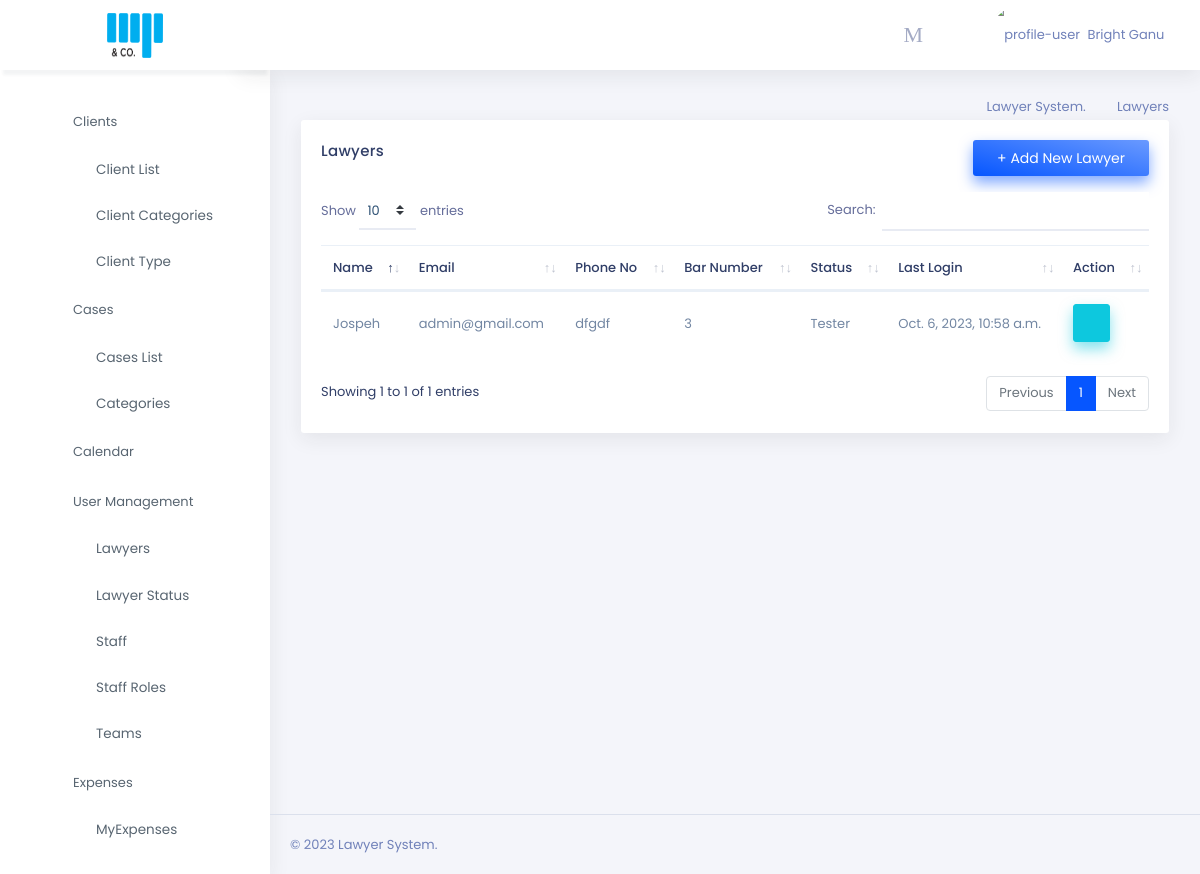
/accounts/lawyers/lawyer-list (signed in), run on the app's committed database.
### lawyers/models.py (models this page shows, shortened)
class User(AbstractUser):
    avatar = models.ImageField(
        upload_to="avatars/", null=True, blank=True)
    phone = models.CharField(default="", max_length=50)
    team=models.ForeignKey('lawyers.Team',null=True, on_delete=models.SET_NULL) #added team: 13.04.2021
    is_lawyer = models.BooleanField(default=False)

class Lawyer(models.Model):
    user = models.OneToOneField("User", on_delete=models.CASCADE)
    bar_number = models.IntegerField(unique=True)
    lawyer_status = models.ForeignKey(
        LawyerStatus, null=True, on_delete=models.SET_NULL)
    per_hour_charge = models.FloatField(null=True, blank=True)
    class Meta:
        verbose_name = 'Lawyer'
        verbose_name_plural = 'Lawyers'
        ordering = ['user']

class LawyerStatus(models.Model):
    title=models.CharField(max_length=250)
    def __str__(self):
        return self.title

### accounts/views.py (the view)
# urls.py: path("accounts/lawyers/lawyer-list", lawyer_list, name="lawyer_list"),
@login_required
def lawyer_list(request):
    lawyers = Lawyer.objects.all()
    user_form = UserForm(request.POST or None)
    lawyer_form = LawyerForm(request.POST or None)
    context = {
        'lawyers': lawyers,
        'lawyer_form': lawyer_form,
        'user_form': user_form
    }
    return render(request, 'accounts/lawyers.html', context)

### accounts/forms.py (shortened to what this page needs)
class LawyerForm(forms.ModelForm):
    class Meta:
        model = Lawyer
        fields = ("bar_number", "lawyer_status", "per_hour_charge",)

class UserForm(forms.ModelForm):
    password1 = forms.CharField(
        label='Password', widget=forms.PasswordInput
    )
    password2 = forms.CharField(
        label='Confirm password', widget=forms.PasswordInput)
    email = forms.EmailField()
    team = forms.ModelChoiceField(widget=forms.Select(attrs={'id': 'e3', 'class': 'form-control', }),
                                               queryset=Team.objects.all(),required=False)
    phone=forms.CharField(required=True, help_text="+233***********")
    class Meta:
        model = User
        fields = ('username', 'email', 'first_name',
                  'last_name', "phone" ,'team')

### accounts/templatetags/auth_extras.py (called while the page is built)
@register.filter(name='has_group')
def has_group(user, group_name):
    group = Group.objects.get(name=group_name)
    return True if group in user.groups.all() else False

### cases/context_processors.py (called while the page is built)
def get_lawyer(user):
    try:
        qs=Lawyer.objects.get(user=user)
        return qs
    except :
        return None

### lawyers/models.py (called while the page is built)
    def __str__(self):
        return self.name

### accounts/templates/accounts/lawyers.html (shortened to what this page needs)
{% extends 'base.html' %}
{% load static %}
{% load crispy_forms_tags %}
{% block content %}
<div class="page-content">
    <div class="container-fluid">
        <div class="row">
            <div class="col-sm-12">
                <div class="page-title-box">
                    <div class="float-right">
                        <ol class="breadcrumb">
                            <li class="breadcrumb-item"><a href="javascript:void(0);">Lawyer System. </a></li>
                            <li class="breadcrumb-item"><a href="{% url 'accounts:lawyer_list' %}">Lawyers</a></li>
                        </ol>
                    </div>
                </div>
            </div>
        </div>
        <div class="row">
            <div class="col-12">
                <div class="card">
                    <div class="card-body">
                        <button class="btn btn-gradient-primary px-4 btn-rounded float-right mt-0 mb-3"
                            data-toggle="modal" data-animation="bounce" data-target=".bs-example-modal-lg">+ Add
                            New Lawyer</button>
                        <h4 class="header-title mt-0">Lawyers</h4>
                        <div class="table-responsive dash-social">
                            <table id="datatable" class="table">
                                <thead>
                                    <tr>
                                        <th>Name</th>
                                        <th>Email</th>
                                        <th>Phone No</th>
                                        <th>Bar Number</th>
                                        <th>Status</th>
                                        <th>Last Login</th>
                                        <th>Action</th>
                                    </tr>
                                </thead>
                                {% include 'accounts/snippets/list.html' with lawyers=lawyers %}
                            </table>
                        </div>
                    </div>
                </div>
            </div>
        </div>
    </div>
    {% endblock content %}

### templates/header.html (shortened to what this page needs)
{% load static %}
{% load auth_extras %}
{% load notification_tags %}
<body id='body'>
    <div class="topbar">
        <div class="topbar-left">
            {% if request.user|has_group:"Accounts" %}
            <a href="{% url 'account_dash' %}" class="logo">
                <span>
                    <img src="{% static './assets/images/logo.png' %}" alt="logo-small"
                        style="width: 56px;height:45px;">
                </span>
            </a>
            {% else %}
            <a href="/" class="logo">
                <span>
                    <img src="{% static './assets/images/logo.png' %}" alt="logo-small"
                        style="width: 56px;height:45px;">
                </span>
            </a>
            {% endif %}
        </div>
        <nav class="navbar-custom">
            <ul class="list-unstyled topbar-nav float-right mb-0">
                <li class="dropdown notification-list">
                    <a class="nav-link dropdown-toggle arrow-none waves-light waves-effect"
                        href="{% url 'cases:calendar'%}">
                        <i class="dripicons-calendar noti-icon"></i>
                    </a>
                </li>
                <li class="dropdown notification-list">
                    <a class="nav-link dropdown-toggle arrow-none waves-light waves-effect" data-toggle="dropdown"
                        href="#" role="button" aria-haspopup="false" aria-expanded="false">
                        <i class="dripicons-message noti-icon"></i>
                    </a>
                </li>
                <li class="dropdown">
                    <a class="nav-link dropdown-toggle waves-effect waves-light nav-user" data-toggle="dropdown"
                        href="#" role="button" aria-haspopup="false" aria-expanded="false">
                        {% if user.avatar %}
                            <img src="{{user.avatar.url}}" alt="profile-user" class="rounded-circle" />
                        {% else %}
                        <img src="{% static './assets/images/user.png' %}" alt="profile-user" class="rounded-circle" />
                        {% endif %}
                        <span class="ml-1 nav-user-name hidden-sm">
                            {% if user.is_authenticated %}
                            {{user.first_name|title}} {{user.last_name|title}}
                            {% endif %}
                            <i class=" mdi mdi-chevron-down"></i> </span>
                    </a>
                </li>
            </ul>
            <ul class="list-unstyled topbar-nav mb-0">
                <li>
                    <button class="button-menu-mobile nav-link waves-effect waves-light">
                        <i class="dripicons-menu nav-icon"></i>
                    </button>
                </li>
            </ul>
        </nav>
    </div>
    <div class="page-wrapper">
        <div class="left-sidenav">
            <ul class="metismenu left-sidenav-menu">
                     {% if request.user|has_group:'Accounts' %}
                <li>
                    <a href="javascript: void(0);"><i class="ti-wallet"></i><span>Accounts</span><span class="menu-arrow"><i
                                class="mdi mdi-chevron-right"></i></span></a>
                    <ul class="nav-second-level" aria-expanded="false">
                        <li class="nav-item"><a class="nav-link" href="{% url 'account_dash' %}"><i
                                    class="ti-control-record"></i>Dashboard</a></li>
                        <li class="nav-item"><a class="nav-link" href="{% url 'cases:renumerations' %}"><i
                                    class="ti-control-record"></i>Requests</a></li>
                        <li class="nav-item"><a class="nav-link" href="{% url 'clients:payment_list' %}"><i
                                    class="ti-control-record"></i>Payments</a></li>
                         <li class="nav-item"><a class="nav-link" href="{% url 'cases:client_payment_list' %}"><i
                                    class="ti-control-record"></i>Payment Requests</a></li>
                        <li class="nav-item"><a class="nav-link" href="{% url 'accounts:expenses' %}"><i
                                    class="ti-control-record"></i>All Expenses</a></li>
                        <li class="nav-item"><a class="nav-link" href="{% url 'accounts:invoice_list' %}"><i
                            class="ti-control-record"></i>Invoice</a></li>
                    </ul>
                </li>
{% else %}
                {% if request.user|has_group:'Lawyer' or request.user|has_group:'Staff' or request.user.is_superuser %}
                <li>
                    <a href="javascript: void(0);"><i class="ti-link"></i><span>Clients</span><span
                            class="menu-arrow"><i class="mdi mdi-chevron-right"></i></span></a>
                    <ul class="nav-second-level" aria-expanded="false">
                        <li class="nav-item"><a class="nav-link" href="{% url 'clients:client_list' %}"><i
                                    class="ti-control-record"></i>Client List</a></li>
                        <li class="nav-item"><a class="nav-link" href="{% url 'clients:cat_list' %}"><i
                                    class="ti-control-record"></i>Client Categories</a></li>
                        <li class="nav-item"><a class="nav-link" href="{% url 'clients:type_list' %}"><i
                            class="ti-control-record"></i>Client Type</a></li>
                    </ul>
                </li>
                <li>
                    <a href="javascript: void(0);"><i class="ti-briefcase"></i><span>Cases</span><span
                            class="menu-arrow"><i class="mdi mdi-chevron-right"></i></span></a>
                    <ul class="nav-second-level" aria-expanded="false">
                        <li class="nav-item"><a class="nav-link" href="{% url 'cases:case_list' %}"><i
                                    class="ti-control-record"></i>Cases List</a></li>
                        <li class="nav-item"><a class="nav-link" href="{% url 'cases:cat_list' %}"><i
                                    class="ti-control-record"></i>Categories</a></li>
                            </a></li>
                    </ul>
                <li>
                    <a href="{% url 'cases:calendar' %}"><i class="ti-calendar"></i><span>Calendar</span></a>
                </li>
                {% if request.user.is_superuser %}
                <li>
                    <a href="javascript: void(0);"><i class="ti-user"></i><span>User Management</span><span
                            class="menu-arrow"><i class="mdi mdi-chevron-right"></i></span></a>
                    <ul class="nav-second-level" aria-expanded="false">
                        <li class="nav-item"><a class="nav-link" href="{% url 'accounts:lawyer_list' %}"><i
                                    class="ti-control-record"></i>Lawyers</a></li>
                         <li class="nav-item"><a class="nav-link" href="{% url 'accounts:status_list' %}"><i
                                    class="ti-control-record"></i>Lawyer Status</a></li>
                        <li class="nav-item"><a class="nav-link" href="{% url 'accounts:staff_list' %}"><i
                                    class="ti-control-record"></i>Staff</a></li>
                         <li class="nav-item"><a class="nav-link" href="{% url 'accounts:role_list' %}"><i
                                    class="ti-control-record"></i>Staff Roles</a></li>
                        <li class="nav-item"><a class="nav-link" href="{% url 'accounts:teams' %}"><i
                                    class="ti-control-record"></i>Teams</a></li>
                    </ul>
                </li>
                {% endif %}
                {% if request.user|has_group:'Lawyer' or request.user|has_group:"Staff" or request.user.is_superuser %}
                <li>
                    <a href="javascript: void(0);"><i class="ti-plus"></i><span>Expenses</span><span class="menu-arrow"><i
                                class="mdi mdi-chevron-right"></i></span></a>
                    <ul class="nav-second-level" aria-expanded="false">
                        <li class="nav-item"><a class="nav-link" href="{% url 'cases:expenses' %}"><i
                                    class="ti-control-record"></i>MyExpenses</a></li>
                    </ul>
                </li>
                {% endif %}
                {% endif %}
                {% endif %}
        </div>

### accounts/templates/accounts/snippets/list.html
<tbody>
    {% for law in lawyers  %}
    <tr>
        <td>{{law.user.first_name}} {{law.user.last_name}}</td>
        <td>{{law.user.email}}</td>
        <td>{{law.user.phone}}</td>
        <td>{{law.bar_number}}</td>
        <td>{{law.lawyer_status}}</td>
        <td>{{law.user.last_login}}</td>
        <td>
            <a href="{% url 'accounts:lawyer_detail' law.pk %}" class="mr-2 btn btn-secondary"><i
                    class="fas fa-eye  font-14"></i></a>
        </td>
    </tr>
    {% endfor %}
</tbody>

### static/chat/style.css (style rules this page uses)
body { font-size: 15px; }

### data on the page
User: first_name "Bright", last_name "Ganu"
Lawyer: user.first_name "Jospeh", user.email "admin@gmail.com", user.phone "dfgdf", bar_number "3", lawyer_status "Tester", user.last_login "Oct. 6, 2023, 10:58 a.m."
